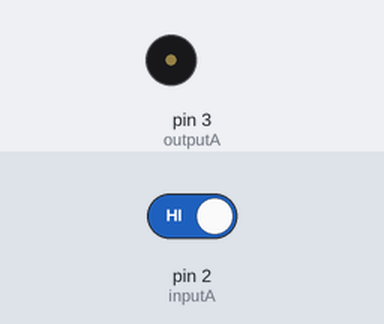
Bench run of a sketch on a simulated Arduino Uno, built with avr-gcc and run on an emulated ATmega328P. On the bench: buzzer (waves = sounding). Inputs (shaded band) come from the test bench; at power-on: pin 2 (inputA) HIGH.

Above: at 1.2 s.
1.3 s: pin 2 (inputA) driven LOW
At 1.5 s:
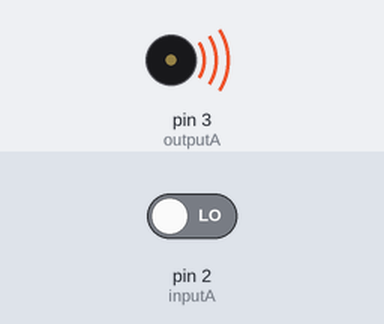
4.3 s: pin 2 (inputA) driven HIGH
At 5.0 s:
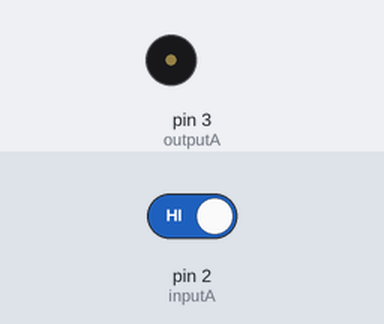
Timing chart, 0 to 7.3 s (numbered marks = the images above; inputs shaded):
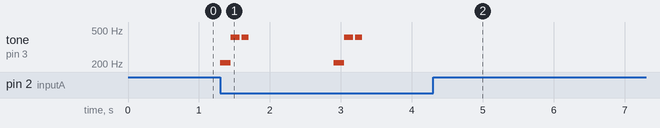

Measured:
- after the input at 1.3 s, tone on pin 3 (outputA): plays 207 Hz for 0.15 s, 414 Hz for 0.13 s, 414 Hz for 0.10 s, 207 Hz for 0.15 s, 414 Hz for 0.13 s, 414 Hz for 0.10 s, starting at once
- after the input at 4.3 s, tone on pin 3 (outputA): stops changing and stays silent

The sketch:

choreography-one-switch.ino
```cpp
// choose a high and low frequency to stand in as dialog words
int dialogWord[2] = {207, 414};


// user input pin, output of choreography switch goes here
int inputA = 2;
int outputA = 3;

// function to create placeholder phrases; 4 possible phrases; tone(Pin, Frequency, Duration); audioPin = audio output on specified pin
int dialogPhrase(int x, int y, int audioPin) {
    tone(audioPin, x, 145);
    delay(150);
    tone(audioPin, y, 125);
    delay(150);
    tone(audioPin, y, 100);
    delay(1300);
  }

// list of unused pins
int unused[18] = {0, 1, 4, 5, 6, 7, 8, 9, 10, 11, 12, 13, A0, A1, A2, A3, A4, A5};
// size of unused pins list
int unused_length = sizeof(unused) / sizeof(int);

// pull-up on all unused pins
void pullup() {
  int i;
  for (i = 0; i < unused_length; i++) {
    pinMode(unused[i], INPUT_PULLUP);
  }
}

// setup for values which only need to be set once and remain unchanged; things need to all be defined globally (outside all loops) to work; it's beacuse the function is there so anything the function uses needs to be outside with the function
void setup() {
// set up pins because best practices
pinMode(inputA, INPUT);
pinMode(outputA, OUTPUT);

pullup();
}

// main code loop, runs repeatedly
void loop() {
  bool logic = LOW;
  // listen on userPin for input; ATmega pins are set to INPUT by default
  if (digitalRead(inputA) == logic) {
    dialogPhrase(dialogWord[0], dialogWord[1], outputA);
  }
}
```
